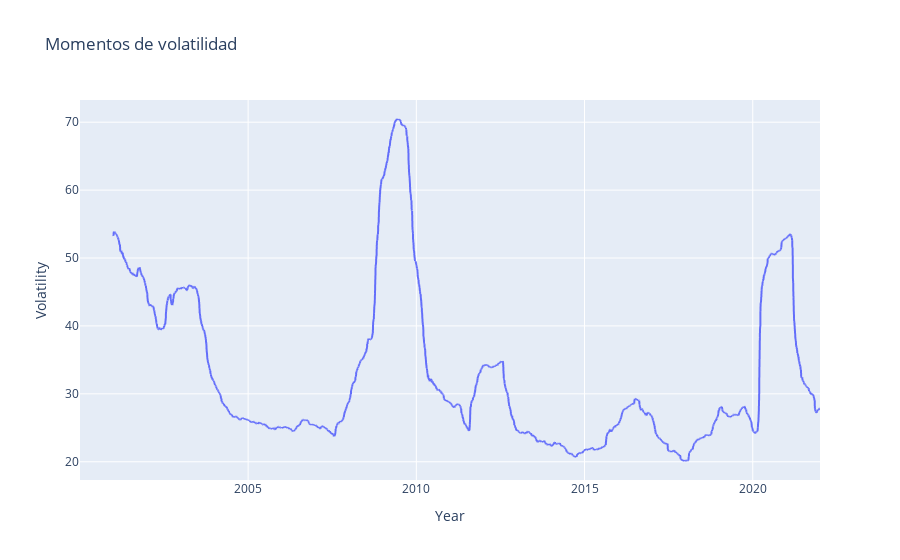

Notebook source saved alongside this figure:
### Markdown cell above
### Momentos de alta volatilidad que afectaron al SP500

### Code cell
volatility_avg = volatility.T.mean()
fig = px.line(x=volatility_avg.index, y=volatility_avg, labels={'x': 'Year', 'y':'Volatility'}, title="Momentos de volatilidad")
fig.show()

### Figure 1 — Plotly figure (JSON) as saved in the notebook; plotly's stock layout.template omitted (floating-point values rounded to 4 significant figures; data arrays with more than 128 entries replaced by an {"elided": "..."} marker saying what was removed)
{"data": [{"hovertemplate": "Year=%{x}<br>Volatility=%{y}<extra></extra>", "legendgroup": "", "line": {"color": "#636efa", "dash": "solid"}, "marker": {"symbol": "circle"}, "mode": "lines", "name": "", "showlegend": false, "type": "scattergl", "x": {"elided": "5537 str values"}, "xaxis": "x", "y": {"elided": "5537 float values"}, "yaxis": "y"}], "layout": {"legend": {"tracegroupgap": 0}, "title": {"text": "Momentos de volatilidad"}, "xaxis": {"anchor": "y", "domain": [0, 1], "title": {"text": "Year"}}, "yaxis": {"anchor": "x", "domain": [0, 1], "title": {"text": "Volatility"}}}}
